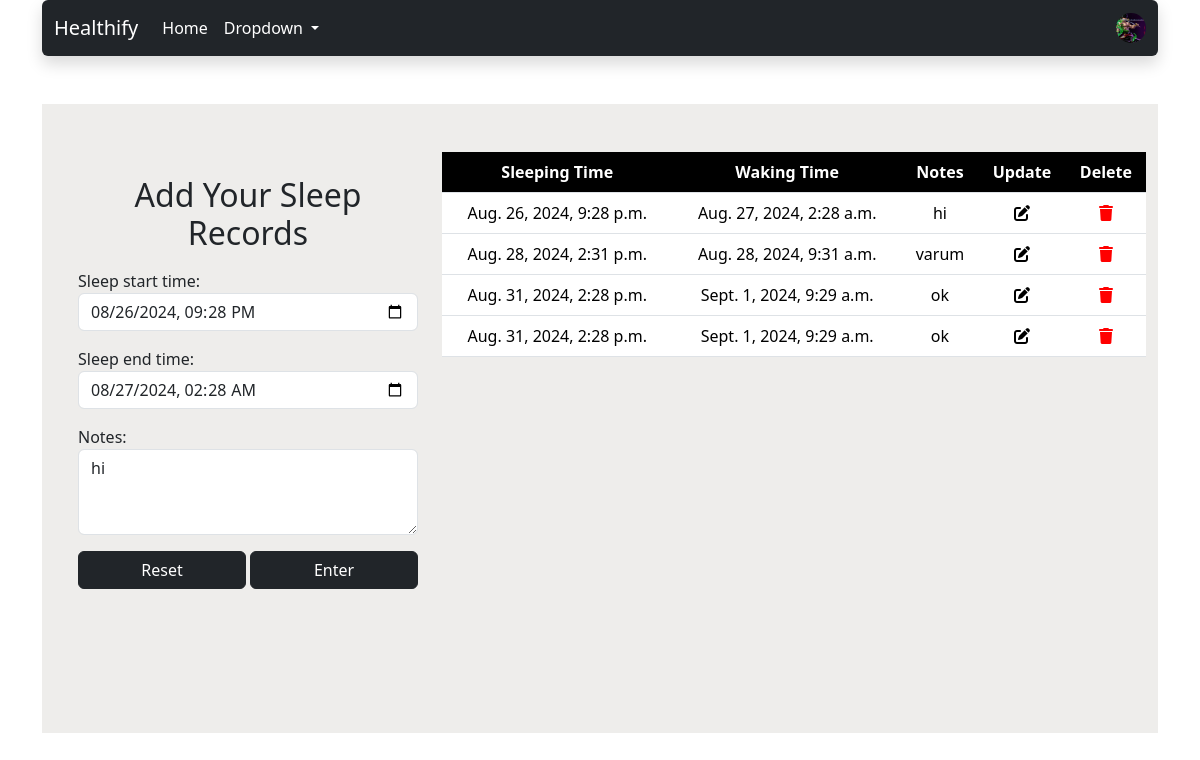
/upsleep/4/ (signed in), run on the app's committed database.
### web/models.py (models this page shows, shortened)
class UserProfile_Model(models.Model):
    name=models.CharField(max_length=100,null=True)
    age=models.PositiveIntegerField(null=True)
    height=models.IntegerField(null=True)
    weight=models.IntegerField(null=True)
    gender=models.CharField(max_length=100,choices=[('male','male'),
                                                    ('female','female')],null=True)
    profile_picture=models.FileField(upload_to='images',null=True,blank=True)
    user=models.OneToOneField(User,on_delete=models.CASCADE)
    created_date=models.DateField(auto_now_add=True)
    updated_date=models.DateField(auto_now=True)
    is_active=models.BooleanField(default=True)
    def create_profile(sender,instance,created,**kwargs):
        if created:
            UserProfile_Model.objects.update_or_create(user=instance)
    post_save.connect(sender=User,receiver=create_profile)

class SleepModel(models.Model):
    user=models.ForeignKey(User,on_delete=models.CASCADE,related_name="sleep_records")
    date=models.DateField(auto_now_add=True)
    sleep_start_time=models.DateTimeField()
    sleep_end_time=models.DateTimeField()
    notes=models.TextField(blank=True,null=True)

### web/views.py (the view, shortened to what this page needs)
# urls.py: path('upsleep/<int:pk>/',UpdateSleep.as_view(),name="updatesleep"),
class UpdateSleep(View):
    def get(self,request,*args,**kwargs):
        id=kwargs.get("pk")
        data=SleepModel.objects.get(id=id)
        instance={"sleep_start_time":data.sleep_start_time,"sleep_end_time":data.sleep_end_time,"notes":data.notes}
        form=SleepForm(initial=instance)
        current_week_start = timezone.now().date() - timezone.timedelta(days=timezone.now().date().weekday())
        data=SleepModel.objects.annotate(week=TruncWeek("sleep_start_time")).filter(user=request.user,week=current_week_start).order_by("week","sleep_start_time")
        user_obj=UserProfile_Model.objects.get(user_id=request.user.id)
        return render(request,"sleep.html",{"form":form,"data":data,"user_obj":user_obj})

### web/forms.py
class SleepForm(forms.Form):
    sleep_start_time=forms.DateTimeField(widget=forms.DateTimeInput(attrs={'type': 'datetime-local',"class":"form-control"}))
    sleep_end_time=forms.DateTimeField(widget=forms.DateTimeInput(attrs={'type': 'datetime-local',"class":"form-control"}))
    notes=forms.CharField(max_length=100,widget=forms.Textarea(attrs={"class":"form-control","rows":3}))

### web/templates/sleep.html (shortened to what this page needs)
<!DOCTYPE html>
<html lang="en">
<head>
    <link href="https://cdn.jsdelivr.net/npm/bootstrap@5.3.3/dist/css/bootstrap.min.css" rel="stylesheet">
    <link rel="stylesheet" href="https://cdnjs.cloudflare.com/ajax/libs/font-awesome/6.6.0/css/all.min.css" />
</head>
<body class="container">
    <div class="container-fluid sticky-top">
        <div class="row">
            <nav class="navbar navbar-expand-lg header bg-dark shadow rounded">
                <div class="container">
                    <a class="navbar-brand" style="color: white;" href="#">Healthify</a>
                    <div class="collapse navbar-collapse" id="navbarSupportedContent">
                        <ul class="navbar-nav me-auto mb-2 mb-lg-0">
                            <li class="nav-item">
                                <a class="nav-link active" style="color: white;" aria-current="page" href="{% url 'home' %}">Home</a>
                            </li>
                            <li class="nav-item dropdown">
                                <a class="nav-link dropdown-toggle" style="color: white;" href="#" role="button" data-bs-toggle="dropdown"
                                    aria-expanded="false">
                                    Dropdown
                                </a>
                            </li>
                        </ul>
                        <form class="d-flex" role="search">
                            {%if user_obj.profile_picture%}
                            <a href="" style="background-image: url('{{user_obj.profile_picture.url}}'); height: 30px; width: 30px; background-size: cover;background-position: center; border-radius: 50%;"></a>
                            {%else%}
                            <a href="" style="background-image: url(); height: 30px; width: 30px; background-size: cover;background-position: center; border-radius: 50%;"></a>
                            {%endif%}
                        </form>
                    </div>
                </div>
            </nav>
        </div>
    </div>
    <div class="container-fluid">
        <div class="row pb-5 ps-4 mt-5" style="background-color: rgb(238, 237, 235);">
            <div class="col-lg-4 col-md-12 col-sm-12 col-12 mt-3 p-5 px-1" >
                <div class=" p-5 ps-2 pe-2 pt-2 " >
                    <h2 class="text-center pb-2">Add Your Sleep Records</h2>
                    <form action="" method="post">
                        {{form.as_p}}
                        <div class="d-flex gap-1">
                            <button class="btn btn-dark w-50" type="reset">Reset</button>
                            <button class="btn btn-dark w-50" type="submit">Enter</button>
                        </div>
                    </form>
                </div>
            </div>
        <div class="col-lg-8 col-md-12 col-sm-12 col-12 scroll mt-5">
            <table class="table table-striped-primary content">
                <tr>
                    <th class="text-center">Sleeping Time</th>
                    <th class="text-center">Waking Time</th>
                    <th class="text-center">Notes</th>
                    <th class="text-center">Update</th>
                    <th class="text-center">Delete</th>
                </tr>
                <tbody>
                    {%for i in data%}
                    <tr>
                        <td class="text-center">{{i.sleep_start_time}}</td>
                        <td class="text-center">{{i.sleep_end_time}}</td>
                        <td class="scrollable-column text-center"><div class="scrollable-content">{{i.notes}}</div></td>
                        <td class="text-center"><a href="{%url 'updatesleep' i.id%}"><i class="fa-solid fa-pen-to-square" style="color: black;"></i></a></td>
                        <td class="text-center"><a href="{%url 'deletesleep' i.id%}"><i class="fa-solid fa-trash " style="color: red;"></i></a></td>
                    </tr>
                </tbody>
                {%endfor%}
            </table>
        </div>
    </div>
</body>
</html>

### web/templates/sleep.html (style rules this page uses)
.scrollable-column { max-width:180px; }
.scrollable-content { max-height: 100px; overflow-y: auto; overflow-x: hidden; }
.scroll { max-height:490px; overflow-y: auto; }
.content { width: 100%; border-collapse: collapse; }
.content tr th { position: sticky; top: 0; background-color: black; color: white; z-index: 1; }

### data on the page
UserProfile_Model: profile_picture (picture)
SleepModel: sleep_start_time "08/26/2024 21:28", sleep_end_time "08/27/2024 02:28", notes "hi", sleep_start_time "Aug. 26, 2024, 9:28 p.m.", sleep_end_time "Aug. 27, 2024, 2:28 a.m."
SleepModel: sleep_start_time "Aug. 28, 2024, 2:31 p.m.", sleep_end_time "Aug. 28, 2024, 9:31 a.m.", notes "varum"
SleepModel: sleep_start_time "Aug. 31, 2024, 2:28 p.m.", sleep_end_time "Sept. 1, 2024, 9:29 a.m.", notes "ok"
SleepModel: sleep_start_time "Aug. 31, 2024, 2:28 p.m.", sleep_end_time "Sept. 1, 2024, 9:29 a.m.", notes "ok"
